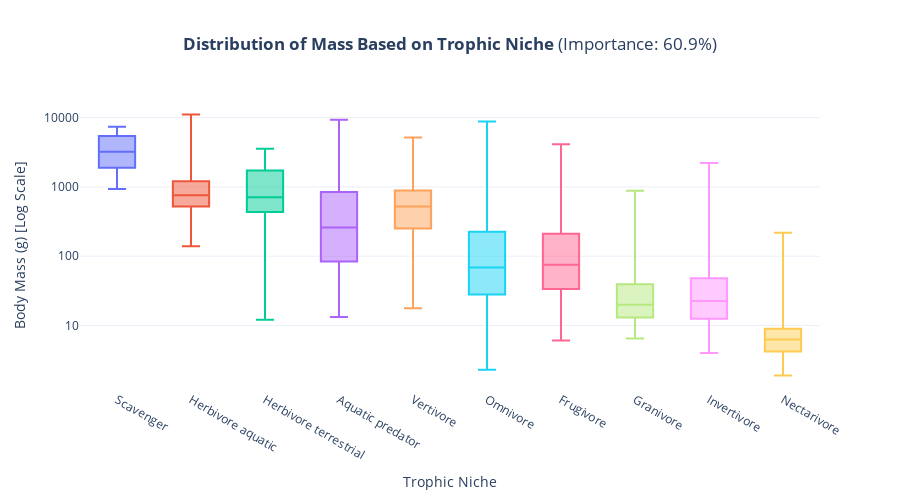
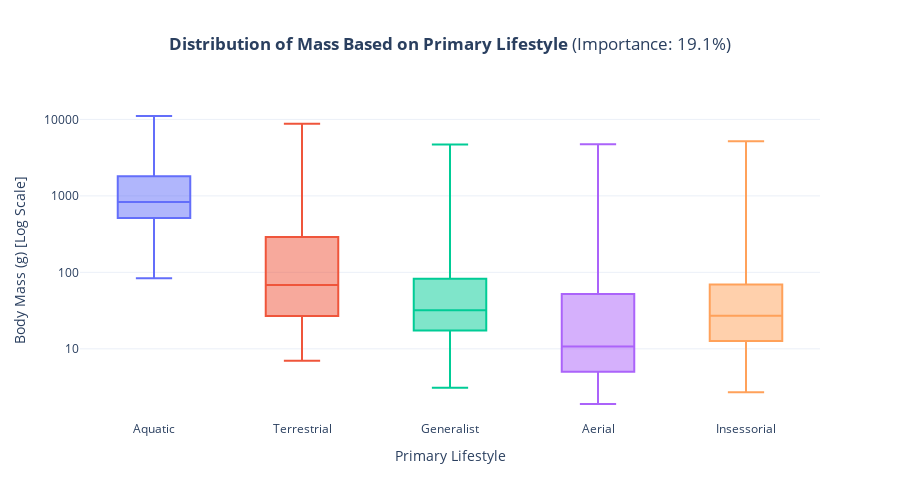

The notebook cell these images were saved under, in order:
### Code cell
for col in ['Trophic.Niche', 'Primary.Lifestyle']:

    if col in df_clean.columns:

        order = df_clean.groupby(col)['Mass'].mean().sort_values(ascending=False).index

        var_importance = df_grouped_imp.loc[df_grouped_imp['Feature'] == col, 'Importance']
        imp_text = f"(Importance: {var_importance.values[0]:.1%})" if not var_importance.empty else ""

        fig_eco = px.box(
            df_clean, 
            x=col, 
            y='Mass', 
            color=col,
            category_orders={col: order},
            log_y=True,
            title=f"<b>Distribution of Mass Based on {get_label(col)}</b> {imp_text}",
            labels={col: get_label(col), 'Mass': 'Body Mass (g) [Log Scale]'}, 
            points=False
        )
        
        fig_eco.update_layout(
            title_x=0.5,
            yaxis=dict(
                dtick=1, 
                tickformat=".0f"
            ),
            showlegend=False, 
            height=500,
            template="plotly_white"
        )
        fig_eco.show()

### Figure 1 — Plotly figure (JSON) as saved in the notebook; plotly's stock layout.template omitted (floating-point values rounded to 4 significant figures; data arrays with more than 128 entries replaced by an {"elided": "..."} marker saying what was removed)
{"data": [{"alignmentgroup": "True", "boxpoints": false, "hovertemplate": "Trophic Niche=%{x}<br>Body Mass (g) [Log Scale]=%{y}<extra></extra>", "legendgroup": "Scavenger", "marker": {"color": "#636efa"}, "name": "Scavenger", "notched": false, "offsetgroup": "Scavenger", "orientation": "v", "showlegend": true, "type": "box", "x": ["Scavenger", "Scavenger", "Scavenger", "Scavenger", "Scavenger", "Scavenger", "Scavenger", "Scavenger", "Scavenger", "Scavenger", "Scavenger", "Scavenger", "Scavenger", "Scavenger"], "x0": " ", "xaxis": "x", "y": [5433.0, 4385.0, 5515.0, 7400.0, 5515.0, 2043.0, 2082.0, 4470.0, 3016.0, 1518.0, 935.0, 1373.0, 1882.0, 3400.0], "y0": " ", "yaxis": "y"}, {"alignmentgroup": "True", "boxpoints": false, "hovertemplate": "Trophic Niche=%{x}<br>Body Mass (g) [Log Scale]=%{y}<extra></extra>", "legendgroup": "Herbivore aquatic", "marker": {"color": "#EF553B"}, "name": "Herbivore aquatic", "notched": false, "offsetgroup": "Herbivore aquatic", "orientation": "v", "showlegend": true, "type": "box", "x": ["Herbivore aquatic", "Herbivore aquatic", "Herbivore aquatic", "Herbivore aquatic", "Herbivore aquatic", "Herbivore aquatic", "Herbivore aquatic", "Herbivore aquatic", "Herbivore aquatic", "Herbivore aquatic", "Herbivore aquatic", "Herbivore aquatic", "Herbivore aquatic", "Herbivore aquatic", "Herbivore aquatic", "Herbivore aquatic", "Herbivore aquatic", "Herbivore aquatic", "Herbivore aquatic", "Herbivore aquatic", "Herbivore aquatic", "Herbivore aquatic", "Herbivore aquatic", "Herbivore aquatic", "Herbivore aquatic", "Herbivore aquatic", "Herbivore aquatic", "Herbivore aquatic", "Herbivore aquatic", "Herbivore aquatic", "Herbivore aquatic", "Herbivore aquatic", "Herbivore aquatic", "Herbivore aquatic", "Herbivore aquatic", "Herbivore aquatic", "Herbivore aquatic", "Herbivore aquatic", "Herbivore aquatic", "Herbivore aquatic", "Herbivore aquatic", "Herbivore aquatic", "Herbivore aquatic", "Herbivore aquatic", "Herbivore aquatic", "Herbivore aquatic", "Herbivore aquatic", "Herbivore aquatic", "Herbivore aquatic", "Herbivore aquatic", "Herbivore aquatic", "Herbivore aquatic", "Herbivore aquatic", "Herbivore aquatic", "Herbivore aquatic", "Herbivore aquatic", "Herbivore aquatic", "Herbivore aquatic", "Herbivore aquatic", "Herbivore aquatic", "Herbivore aquatic", "Herbivore aquatic", "Herbivore aquatic", "Herbivore aquatic", "Herbivore aquatic", "Herbivore aquatic", "Herbivore aquatic", "Herbivore aquatic", "Herbivore aquatic", "Herbivore aquatic", "Herbivore aquatic", "Herbivore aquatic", "Herbivore aquatic", "Herbivore aquatic"], "x0": " ", "xaxis": "x", "y": [567.0, 500.0, 434.0, 490.0, 378.5, 341.9, 558.8, 434.0, 843.4, 623.8, 959.2, 843.4, 1000.0, 1241.0, 882.8, 1008.0, 1156.0, 1076.0, 681.2, 704.6, 823.0, 701.2, 682.0, 574.0, 1202.0, 362.8, 5623.0, 11070.0, 6378.0, 9350.0, 4712.0, 10680.0, 796.2, 519.6, 538.4, 645.8, 915.6, 477.0, 1000.0, 1118.0, 266.0, 391.3, 365.0, 798.0, 642.7, 2610.0, 2610.0, 434.0, 359.4, 465.4, 595.2, 325.6, 595.2, 1496.0, 903.3, 707.5, 3150.0, 2558.0, 4400.0, 636.7, 988.0, 1040.0, 717.1, 2110.0, 826.0, 2443.0, 656.0, 644.0, 138.7, 235.1, 191.0, 1500.0, 4900.0, 2000.0], "y0": " ", "yaxis": "y"}, {"alignmentgroup": "True", "boxpoints": false, "hovertemplate": "Trophic Niche=%{x}<br>Body Mass (g) [Log Scale]=%{y}<extra></extra>", "legendgroup": "Herbivore terrestrial", "marker": {"color": "#00cc96"}, "name": "Herbivore terrestrial", "notched": false, "offsetgroup": "Herbivore terrestrial", "orientation": "v", "showlegend": true, "type": "box", "x": ["Herbivore terrestrial", "Herbivore terrestrial", "Herbivore terrestrial", "Herbivore terrestrial", "Herbivore terrestrial", "Herbivore terrestrial", "Herbivore terrestrial", "Herbivore terrestrial", "Herbivore terrestrial", "Herbivore terrestrial", "Herbivore terrestrial", "Herbivore terrestrial", "Herbivore terrestrial", "Herbivore terrestrial", "Herbivore terrestrial", "Herbivore terrestrial", "Herbivore terrestrial", "Herbivore terrestrial", "Herbivore terrestrial", "Herbivore terrestrial", "Herbivore terrestrial", "Herbivore terrestrial", "Herbivore terrestrial", "Herbivore terrestrial", "Herbivore terrestrial", "Herbivore terrestrial", "Herbivore terrestrial", "Herbivore terrestrial", "Herbivore terrestrial", "Herbivore terrestrial", "Herbivore terrestrial", "Herbivore terrestrial", "Herbivore terrestrial", "Herbivore terrestrial", "Herbivore terrestrial", "Herbivore terrestrial", "Herbivore terrestrial", "Herbivore terrestrial", "Herbivore terrestrial", "Herbivore terrestrial", "Herbivore terrestrial", "Herbivore terrestrial", "Herbivore terrestrial", "Herbivore terrestrial", "Herbivore terrestrial", "Herbivore terrestrial", "Herbivore terrestrial", "Herbivore terrestrial", "Herbivore terrestrial", "Herbivore terrestrial", "Herbivore terrestrial", "Herbivore terrestrial", "Herbivore terrestrial", "Herbivore terrestrial", "Herbivore terrestrial", "Herbivore terrestrial", "Herbivore terrestrial", "Herbivore terrestrial", "Herbivore terrestrial", "Herbivore terrestrial", "Herbivore terrestrial", "Herbivore terrestrial", "Herbivore terrestrial", "Herbivore terrestrial", "Herbivore terrestrial", "Herbivore terrestrial", "Herbivore terrestrial", "Herbivore terrestrial", "Herbivore terrestrial", "Herbivore terrestrial", "Herbivore terrestrial", "Herbivore terrestrial", "Herbivore terrestrial", "Herbivore terrestrial", "Herbivore terrestrial", "Herbivore terrestrial", "Herbivore terrestrial", "Herbivore terrestrial", "Herbivore terrestrial", "Herbivore terrestrial", "Herbivore terrestrial", "Herbivore terrestrial", "Herbivore terrestrial", "Herbivore terrestrial", "Herbivore terrestrial", "Herbivore terrestrial", "Herbivore terrestrial"], "x0": " ", "xaxis": "x", "y": [3302.0, 3512.0, 1756.0, 2755.0, 2213.0, 1636.0, 1278.0, 2812.0, 2812.0, 1226.0, 3560.0, 807.5, 2282.0, 2037.0, 2880.0, 2007.0, 1520.0, 755.3, 790.0, 1250.0, 311.0, 340.0, 115.0, 53.1, 594.1, 541.4, 614.8, 441.0, 527.9, 429.0, 267.3, 530.9, 1437.0, 1902.0, 1902.0, 555.2, 2075.0, 2075.0, 1047.0, 1047.0, 473.7, 685.6, 473.7, 566.9, 355.0, 535.3, 567.3, 3008.0, 814.0, 1069.0, 454.8, 544.1, 1198.0, 532.0, 508.1, 706.1, 449.5, 389.7, 478.3, 430.9, 478.3, 2752.0, 2717.0, 2508.0, 1831.0, 2428.0, 1489.0, 855.4, 1053.0, 1613.0, 1417.0, 1163.0, 882.4, 696.0, 39.8, 47.0, 40.5, 35.5, 50.8, 149.0, 13.4, 15.0, 12.2, 12.1, 13.8, 14.0, 343.7], "y0": " ", "yaxis": "y"}, {"alignmentgroup": "True", "boxpoints": false, "hovertemplate": "Trophic Niche=%{x}<br>Body Mass (g) [Log Scale]=%{y}<extra></extra>", "legendgroup": "Aquatic predator", "marker": {"color": "#ab63fa"}, "name": "Aquatic predator", "notched": false, "offsetgroup": "Aquatic predator", "orientation": "v", "showlegend": true, "type": "box", "x": {"elided": "523 str values"}, "x0": " ", "xaxis": "x", "y": {"elided": "523 float values"}, "y0": " ", "yaxis": "y"}, {"alignmentgroup": "True", "boxpoints": false, "hovertemplate": "Trophic Niche=%{x}<br>Body Mass (g) [Log Scale]=%{y}<extra></extra>", "legendgroup": "Vertivore", "marker": {"color": "#FFA15A"}, "name": "Vertivore", "notched": false, "offsetgroup": "Vertivore", "orientation": "v", "showlegend": true, "type": "box", "x": {"elided": "289 str values"}, "x0": " ", "xaxis": "x", "y": {"elided": "289 float values"}, "y0": " ", "yaxis": "y"}, {"alignmentgroup": "True", "boxpoints": false, "hovertemplate": "Trophic Niche=%{x}<br>Body Mass (g) [Log Scale]=%{y}<extra></extra>", "legendgroup": "Omnivore", "marker": {"color": "#19d3f3"}, "name": "Omnivore", "notched": false, "offsetgroup": "Omnivore", "orientation": "v", "showlegend": true, "type": "box", "x": {"elided": "1741 str values"}, "x0": " ", "xaxis": "x", "y": {"elided": "1741 float values"}, "y0": " ", "yaxis": "y"}, {"alignmentgroup": "True", "boxpoints": false, "hovertemplate": "Trophic Niche=%{x}<br>Body Mass (g) [Log Scale]=%{y}<extra></extra>", "legendgroup": "Frugivore", "marker": {"color": "#FF6692"}, "name": "Frugivore", "notched": false, "offsetgroup": "Frugivore", "orientation": "v", "showlegend": true, "type": "box", "x": {"elided": "1054 str values"}, "x0": " ", "xaxis": "x", "y": {"elided": "1054 float values"}, "y0": " ", "yaxis": "y"}, {"alignmentgroup": "True", "boxpoints": false, "hovertemplate": "Trophic Niche=%{x}<br>Body Mass (g) [Log Scale]=%{y}<extra></extra>", "legendgroup": "Granivore", "marker": {"color": "#B6E880"}, "name": "Granivore", "notched": false, "offsetgroup": "Granivore", "orientation": "v", "showlegend": true, "type": "box", "x": {"elided": "650 str values"}, "x0": " ", "xaxis": "x", "y": {"elided": "650 float values"}, "y0": " ", "yaxis": "y"}, {"alignmentgroup": "True", "boxpoints": false, "hovertemplate": "Trophic Niche=%{x}<br>Body Mass (g) [Log Scale]=%{y}<extra></extra>", "legendgroup": "Invertivore", "marker": {"color": "#FF97FF"}, "name": "Invertivore", "notched": false, "offsetgroup": "Invertivore", "orientation": "v", "showlegend": true, "type": "box", "x": {"elided": "4895 str values"}, "x0": " ", "xaxis": "x", "y": {"elided": "4895 float values"}, "y0": " ", "yaxis": "y"}, {"alignmentgroup": "True", "boxpoints": false, "hovertemplate": "Trophic Niche=%{x}<br>Body Mass (g) [Log Scale]=%{y}<extra></extra>", "legendgroup": "Nectarivore", "marker": {"color": "#FECB52"}, "name": "Nectarivore", "notched": false, "offsetgroup": "Nectarivore", "orientation": "v", "showlegend": true, "type": "box", "x": {"elided": "504 str values"}, "x0": " ", "xaxis": "x", "y": {"elided": "504 float values"}, "y0": " ", "yaxis": "y"}], "layout": {"boxmode": "overlay", "height": 500, "legend": {"title": {"text": "Trophic Niche"}, "tracegroupgap": 0}, "showlegend": false, "title": {"text": "<b>Distribution of Mass Based on Trophic Niche</b> (Importance: 60.9%)", "x": 0.5}, "xaxis": {"anchor": "y", "categoryarray": ["Scavenger", "Herbivore aquatic", "Herbivore terrestrial", "Aquatic predator", "Vertivore", "Omnivore", "Frugivore", "Granivore", "Invertivore", "Nectarivore"], "categoryorder": "array", "domain": [0, 1], "title": {"text": "Trophic Niche"}}, "yaxis": {"anchor": "x", "domain": [0, 1], "dtick": 1, "tickformat": ".0f", "title": {"text": "Body Mass (g) [Log Scale]"}, "type": "log"}}}

### Figure 2 — Plotly figure (JSON) as saved in the notebook; plotly's stock layout.template omitted (floating-point values rounded to 4 significant figures; data arrays with more than 128 entries replaced by an {"elided": "..."} marker saying what was removed)
{"data": [{"alignmentgroup": "True", "boxpoints": false, "hovertemplate": "Primary Lifestyle=%{x}<br>Body Mass (g) [Log Scale]=%{y}<extra></extra>", "legendgroup": "Aquatic", "marker": {"color": "#636efa"}, "name": "Aquatic", "notched": false, "offsetgroup": "Aquatic", "orientation": "v", "showlegend": true, "type": "box", "x": {"elided": "187 str values"}, "x0": " ", "xaxis": "x", "y": {"elided": "187 float values"}, "y0": " ", "yaxis": "y"}, {"alignmentgroup": "True", "boxpoints": false, "hovertemplate": "Primary Lifestyle=%{x}<br>Body Mass (g) [Log Scale]=%{y}<extra></extra>", "legendgroup": "Terrestrial", "marker": {"color": "#EF553B"}, "name": "Terrestrial", "notched": false, "offsetgroup": "Terrestrial", "orientation": "v", "showlegend": true, "type": "box", "x": {"elided": "2146 str values"}, "x0": " ", "xaxis": "x", "y": {"elided": "2146 float values"}, "y0": " ", "yaxis": "y"}, {"alignmentgroup": "True", "boxpoints": false, "hovertemplate": "Primary Lifestyle=%{x}<br>Body Mass (g) [Log Scale]=%{y}<extra></extra>", "legendgroup": "Generalist", "marker": {"color": "#00cc96"}, "name": "Generalist", "notched": false, "offsetgroup": "Generalist", "orientation": "v", "showlegend": true, "type": "box", "x": {"elided": "847 str values"}, "x0": " ", "xaxis": "x", "y": {"elided": "847 float values"}, "y0": " ", "yaxis": "y"}, {"alignmentgroup": "True", "boxpoints": false, "hovertemplate": "Primary Lifestyle=%{x}<br>Body Mass (g) [Log Scale]=%{y}<extra></extra>", "legendgroup": "Aerial", "marker": {"color": "#ab63fa"}, "name": "Aerial", "notched": false, "offsetgroup": "Aerial", "orientation": "v", "showlegend": true, "type": "box", "x": {"elided": "671 str values"}, "x0": " ", "xaxis": "x", "y": {"elided": "671 float values"}, "y0": " ", "yaxis": "y"}, {"alignmentgroup": "True", "boxpoints": false, "hovertemplate": "Primary Lifestyle=%{x}<br>Body Mass (g) [Log Scale]=%{y}<extra></extra>", "legendgroup": "Insessorial", "marker": {"color": "#FFA15A"}, "name": "Insessorial", "notched": false, "offsetgroup": "Insessorial", "orientation": "v", "showlegend": true, "type": "box", "x": {"elided": "5980 str values"}, "x0": " ", "xaxis": "x", "y": {"elided": "5980 float values"}, "y0": " ", "yaxis": "y"}], "layout": {"boxmode": "overlay", "height": 500, "legend": {"title": {"text": "Primary Lifestyle"}, "tracegroupgap": 0}, "showlegend": false, "title": {"text": "<b>Distribution of Mass Based on Primary Lifestyle</b> (Importance: 19.1%)", "x": 0.5}, "xaxis": {"anchor": "y", "categoryarray": ["Aquatic", "Terrestrial", "Generalist", "Aerial", "Insessorial"], "categoryorder": "array", "domain": [0, 1], "title": {"text": "Primary Lifestyle"}}, "yaxis": {"anchor": "x", "domain": [0, 1], "dtick": 1, "tickformat": ".0f", "title": {"text": "Body Mass (g) [Log Scale]"}, "type": "log"}}}
